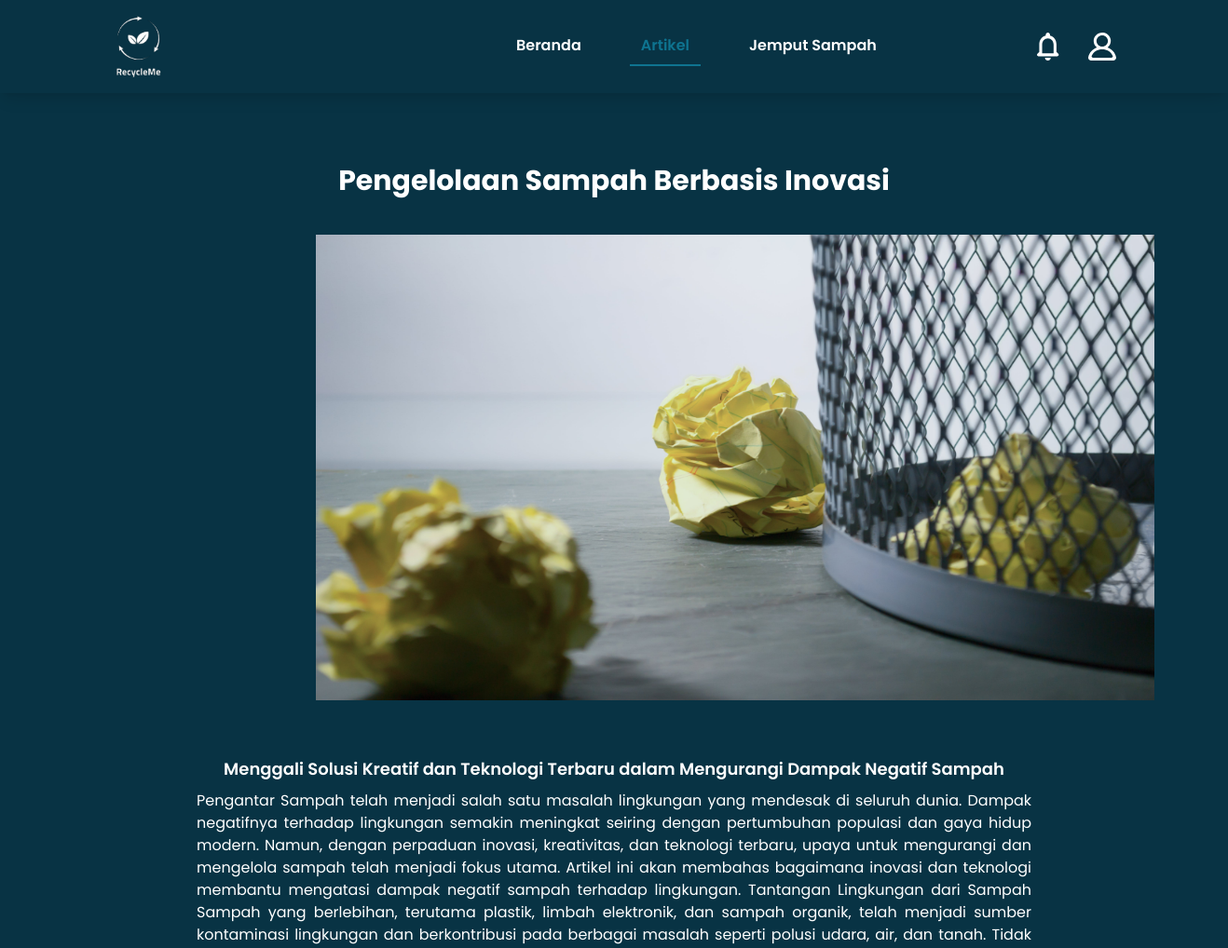
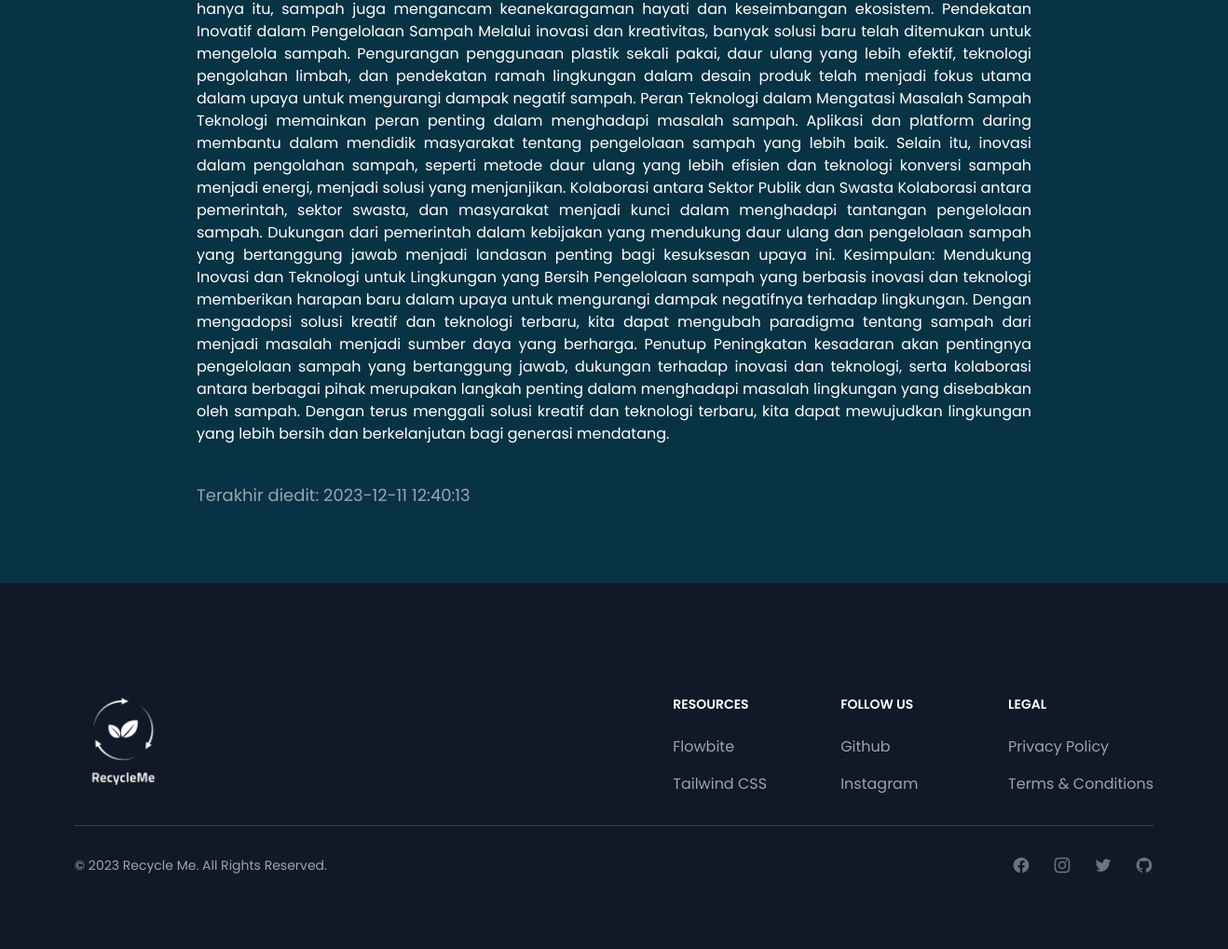
Screenshot of /view-berita-mitra.php?id=1 with the database file from the repository (2 pictures, top to bottom).
### tables this page shows
CREATE TABLE `berita` (
  `id_berita` bigint(20) NOT NULL,
  `title` varchar(255) NOT NULL,
  `subtitle` varchar(255) NOT NULL,
  `content` longtext NOT NULL,
  `image` varchar(255) NOT NULL,
  `created_at` timestamp NOT NULL DEFAULT current_timestamp(),
  `updated_at` timestamp NOT NULL DEFAULT current_timestamp()
);

### include/Database.php (called while the page is built, shortened)
<?php
class Database
{
    private $host = "localhost";
    private $username = "root";
    private $password = "";
    private $dbname = "ass3";
    private $port = "3306";
    public function __construct()
    {
        $this->conn = new mysqli($this->host, $this->username, $this->password, $this->dbname, $this->port);
    }
}
?>

### include/Post.php (called while the page is built, shortened)
<?php
require_once "Database.php";
class Berita extends Database
{
    public function getBeritaById($id)
    {
        $query = "SELECT * FROM berita WHERE id_berita =?";
        $stmt = $this->conn->prepare($query);
        $stmt->bind_param("i", $id) ;
        $result = $stmt->execute() ;
        $result = $stmt->get_result();
        return $result->fetch_object();
    }
}
?>

### view-berita-mitra.php (the view, shortened to what this page needs)
<?php
require_once dirname(__FILE__) . "/include/Post.php";
if ($_SERVER["REQUEST_METHOD"] === "GET") {
    $id = $_GET["id"];
    $berita = new Berita();
    $data = $berita->getBeritaById($id);
}
    ?>
<html lang="en">
<head>
    <script src="https://cdn.tailwindcss.com"></script>
    <link href="https://cdnjs.cloudflare.com/ajax/libs/flowbite/2.2.0/flowbite.min.css" rel="stylesheet" />
    <link rel="stylesheet" href="global.css">
</head>
<body>
    <!DOCTYPE html>
    <html lang="en">
    <head>
        <script src="https://cdn.tailwindcss.com"></script>
    </head>
    <body class="bg-cyan-950">
    <nav class="relative bg-transparent backdrop-filter pt-24  ">
            <div class="mx-auto max-w-7xl px-4 sm:px-0">
                <div class="flex h-[100px] items-center justify-between fixed w-full z-20 top-0 start-0 px-28 bg-cyan-950 shadow-lg">
                    <div class="flex items-center ">
                        <div class="flex-shrink-0">
                            <img class="h-21 w-auto sm:h-[70px]" src="aset/bg rm.png"
                                alt="Your Company">
                        </div>
                        <div class="hidden md:block">
                            <div class="ml-80 pl-10 flex items-baseline space-x-10 relative">
                                <a href="home-mitra.php" class=" text-white hover:border-b-2 hover:text-cyan-700 hover:border-cyan-700  px-3 py-2 text-md font-semibold" aria-current="page">Beranda</a>
                                <div class="relative">
                                    <div class="relative">
                                        <button id="artikelDropdown"
                                            class="text-cyan-700 border-b-2 border-cyan-700 hover:border-b-2   px-3 py-2 text-md font-semibold focus:outline-none"
                                            aria-haspopup="true">
                                            Artikel
                                        </button>
                                    </div>
                                </div>
                                <a href="mitrajemputSampah.php" class="text-white hover:border-b-2 hover:text-cyan-700 hover:border-cyan-700 px-3 py-2 text-md font-semibold">Jemput Sampah</a>
                            </div>
                        </div>
                    </div>
                    <div class="hidden md:block">
                        <div class="ml-4 flex items-center md:ml-6">
                            <button type="button"
                                class="relative rounded-full p-2 text-white hover:text-white hover:bg-cyan-700 focus:outline-none focus:ring-2 focus:ring-white focus:ring-offset-2 focus:ring-offset-gray-800">
                                <span class="absolute -inset-1.5"></span>
                            </button>
                            <div class="relative ml-3">
                            <button id="dropdownDefaultButton" data-dropdown-toggle="dropdown" type="button"
                                class="relative flex p-2 max-w-xs items-center rounded-full hover:bg-cyan-700 text-sm focus:outline-none focus:ring-2 focus:ring-white focus:ring-offset-2 focus:ring-offset-gray-800"
                                aria-expanded="false" aria-haspopup="true" role="menu" aria-orientation="vertical"
                                aria-labelledby="user-menu-button" tabindex="-1">
                                <span class="absolute -inset-1.5"></span>
                            </button>
                        </div>
                    </div>
                </div>
            </div>
        </nav>
        <div class="container mx-auto bg-cyan-950 mb-20">
            <div class="mt-20 justify-center items-center">
            <p class=" text-3xl text-white text-center font-bold mb-10"><?= $data->title ?></p>
                <img src= <?= $data->image ?> class=" w-[900px] h-[500px] ml-80 mb-5">
                <div class="px-48 pt-10">
                    <p class="text-lg text-white text-center font-semibold mb-2">
                    <?= $data->subtitle ?>
                    </p>
                    <p class="text-base text-white text-center text-justify"><?= $data->content ?>
                    <p class="text-lg text-gray-400 text-center text-justify mt-10 ">Terakhir diedit: <?= $data->updated_at ?>
                </div>
            </div>
        </div>
<footer class="p-20 bg-gray-900">
    <div class="mx-auto max-w-screen-xl mt-10">
        <div class="md:flex md:justify-between">
            <div class="mb-6 md:mb-0">
                <a href="#" class="flex items-center">
                    <img src="aset/bg rm.png" class="h-[100px]" alt="FlowBite Logo" />
                </a>
            </div>
            <div class="grid grid-cols-2 gap-8 sm:gap-6 sm:grid-cols-3">
                <div>
                    <h2 class="mb-6 text-sm font-semibold uppercase text-white">Resources</h2>
                    <ul class="text-gray-400">
                        <li class="mb-4">
                            <a href="#" class="hover:underline">Flowbite</a>
                        </li>
                        <li>
                            <a href="#" class="hover:underline">Tailwind CSS</a>
                        </li>
                    </ul>
                </div>
                <div>
                    <h2 class="mb-6 text-sm font-semibold uppercase text-white">Follow us</h2>
                    <ul class="text-gray-400">
                        <li class="mb-4">
                            <a href="#" class="hover:underline ">Github</a>
                        </li>
                        <li>
                            <a href="#" class="hover:underline">Instagram</a>
                        </li>
                    </ul>
                </div>
                <div>
                    <h2 class="mb-6 text-sm font-semibold uppercase text-white">Legal</h2>
                    <ul class="text-gray-400">
                        <li class="mb-4">
                            <a href="#" class="hover:underline">Privacy Policy</a>
                        </li>
                        <li>
                            <a href="#" class="hover:underline">Terms &amp; Conditions</a>
                        </li>
                    </ul>
                </div>
            </div>
        </div>
        <hr class="my-6 sm:mx-auto border-gray-700 lg:my-8" />
        <div class="sm:flex sm:items-center sm:justify-between">
            <span class="text-sm sm:text-center text-gray-400">© 2023 <a
                    href="#" class="hover:underline">Recycle Me</a>. All Rights Reserved.
            </span>
            <div class="flex mt-4 space-x-6 sm:justify-center sm:mt-0">
                <a href="#" class="text-gray-500 hover:text-white">
                </a>
                <a href="#" class="text-gray-500 hover:text-white">
                </a>
                <a href="#" class="text-gray-500 hover:text-white">
                </a>
                <a href="#" class="text-gray-500 hover:text-white">
                </a>
            </div>
        </div>
    </div>
</footer>
</body>
</html>

### rows the page displays
berita: title "Pengelolaan Sampah Berbasis Inovasi", image (picture), subtitle "Menggali Solusi Kreatif dan Teknologi Terbaru dalam Mengurangi Dampak Negatif Sampah", content "Pengantar Sampah telah menjadi salah satu masalah lingkungan yang mendesak di seluruh dunia. Dampak negatifnya terhadap lingkungan semakin meningkat seiring dengan pertumbuhan populasi dan gaya hidup modern. Namun, dengan perpaduan inovasi, kreativitas, dan teknologi terbaru, upaya untuk mengurangi dan mengelola sampah telah menjadi fokus utama. Artikel ini akan membahas bagaimana inovasi dan teknologi membantu mengatasi dampak negatif sampah terhadap lingkungan. Tantangan Lingkungan dari Sampah Sampah yang berlebihan, terutama plastik, limbah elektronik, dan sampah organik, telah menjadi sumber kontaminasi lingkungan dan berkontribusi pada berbagai masalah seperti polusi udara, air, dan…", updated_at "2023-12-11 12:40:13"
